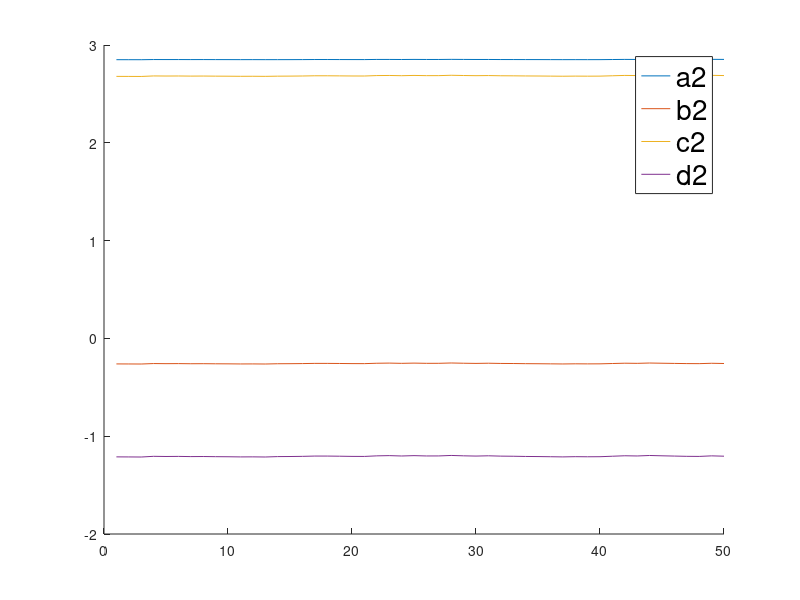
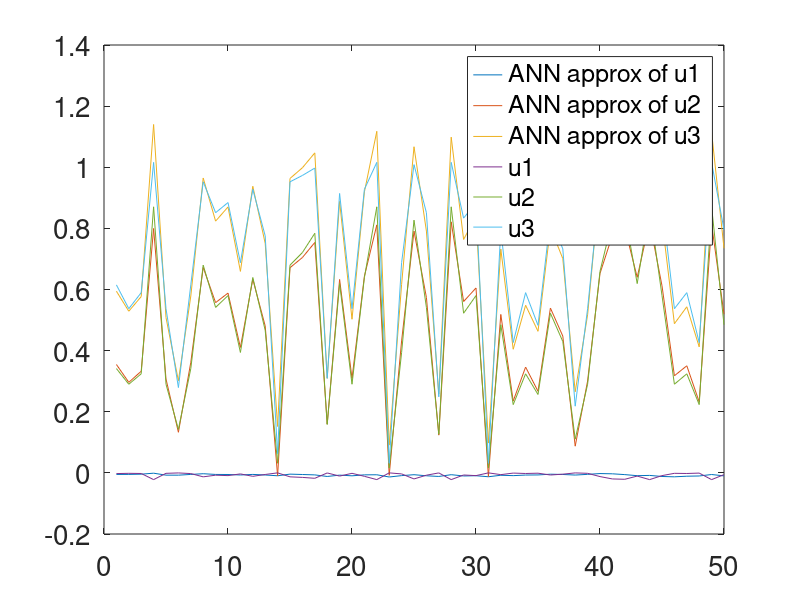
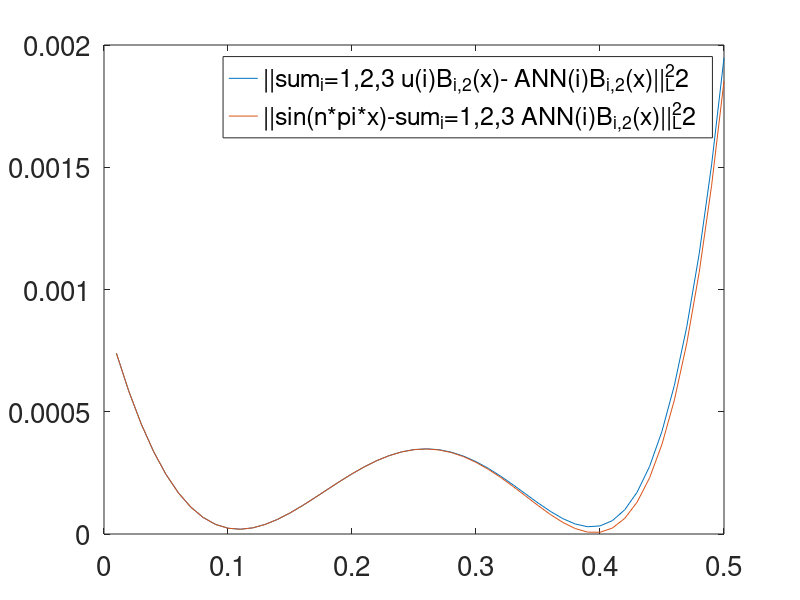
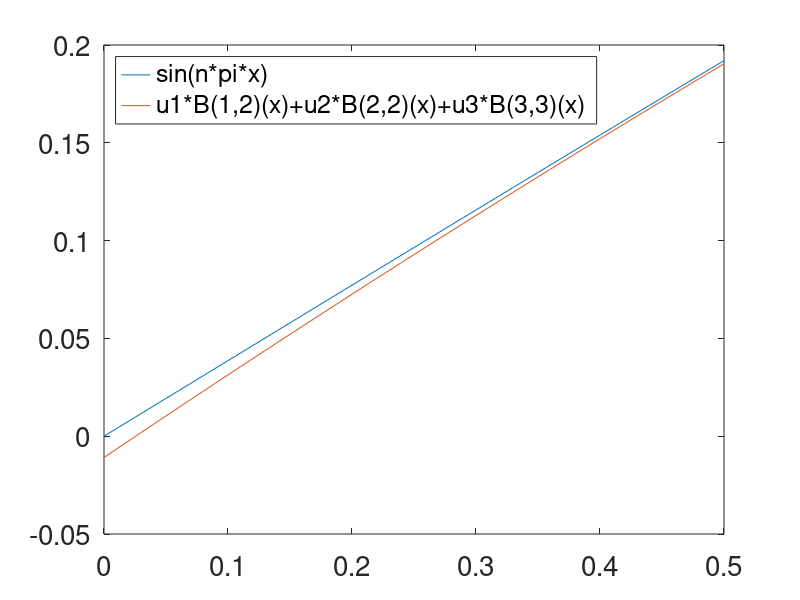

Reproduce these figures in MATLAB, in order.
function NNtrain2()
%%%%%%%%%%%%%%%%%%%%%%%%%%%%%%%%%%%%%%%%%%%%%%%%%%%%%%%%%%%%%%%%%%%%%%%%%
%Preparation of dataset

%collection of dataset
A = [1/5 1/10 1/30; 1/10 2/15 1/10;  1/30 1/10 1/5];
i=1;
for n=0.01:0.01:0.5
rhs= [  (pi*pi*n*n+2*cos(pi*n)-2)/(pi*pi*pi*n*n*n);
(-2*pi*n*sin(pi*n)-4*cos(pi*n)+4)/(pi*pi*pi*n*n*n); 
((2-pi*pi*n*n)*cos(pi*n)+2*pi*n*sin(pi*n)-2)/(pi*pi*pi*n*n*n) ];
A;
rhs;
u=A\rhs;
dataset_in(i)=n; 
dataset_u1(i)=u(1); 
dataset_u2(i)=u(2); 
dataset_u3(i)=u(3); 
i=i+1;
end
ndataset=i-1;

%%%%%%%%%%%%%%%%%%%%%%%%%%%%%%%%%%%%%%%%%%%%%%%%%%%%%%%%%%%%%%%%%%%%%%%%%
%training
a1 = 0.95; b1 = 0.89; c1 = 0.06; d1 = -0.05;
a2 = 2.85; b2 = -0.26; c2 = 2.68; d2 = -1.21;
a3 = 3.26; b3 = -0.29; c3 = 2.92; d3 = -1.15;

eta1=0.1;
eta2=0.1;
eta3=0.1;

r = 0 + (1-0).*rand(ndataset,1);
r=r.*ndataset;

for j=1:ndataset
  i=floor(r(j));
  if(i==0)
    i=1;
  end

%%%%%%%%%%%%%%%%%%%%%%%%%%%%
  %1
  a1_=a1; b1_=b1; c1_=c1; d1_=d1;
  %evaluation of the first NN modeling a1
  eval1 = c1*1.0/(1.0+exp(-(a1*dataset_in(i)+b1)))+d1;
  error1 = 0.5*(eval1-dataset_u1(i))^2;
  %a1=a1-eta*derivative of error with respect to a
  %d error/da = d/da [[1/2*(c sigma (ax+b)+d-y(x))^2]=cxe^(-ax-b)(eval1-y(x))/(e^{-ax-b)+1)^2
  derrorda = c1*dataset_in(i)*exp(-a1*dataset_in(i)-b1)*(eval1-dataset_u1(i))/(exp(-a1*dataset_in(i)-b1)+1)^2;
  a1=a1-eta1*  derrorda;
  %b1=b1-eta*derivative of error with respect to b
  %d error/db = d/db [1/2*(c sigma (ax+b)+d-y(x))^2]=ce^(-ax-b)(eval1-y(x))/(e^{-ax-b)+1)^2
  derrordb = c1*exp(-a1_*dataset_in(i)-b1)*(eval1-dataset_u1(i))/(exp(-a1_*dataset_in(i)-b1)+1)^2;
  b1=b1-eta1*  derrordb;
  %c1=c1-eta*derivative of error with respect to c
  %d error/dc = d/dc [1/2*(c sigma (ax+b)+d-y(x))^2]=(eval1-y(x))/(e^{-ax-b)+1)
  derrordc = (eval1-dataset_u1(i))/(exp(-a1*dataset_in(i)-b1)+1);
  c1=c1-eta1*  derrordc;
  %d1=d1-eta*derivative of error with respect to d
  %d error/dd = d/dd [1/2*(c sigma (ax+b)+d-y(x))^2]=eval1-y
  derrordd = (eval1-dataset_u1(i));
  d1=d1-eta1*  derrordd;
%%%%%%%%%%%%%%%%%%%%%%%%%%%%
  %2
  a2_=a1; b2_=b2; c2_=c2; d2_=d2;
  %evaluation of the first NN modeling a2  
  eval2 = c2*1.0/(1.0+exp(-(a2*dataset_in(i)+b2)))+d2;
  error2 = 0.5*(eval2-dataset_u2(i))^2;
  %a2=a2-eta*derivative of error with respect to a
  %d error/da = d/da [[1/2*(c sigma (ax+b)+d-y(x))^2]=cxe^(-ax-b)(eval2-y(x))/(e^{-ax-b)+1)^2
  derrorda = c2*dataset_in(i)*exp(-a2*dataset_in(i)-b2)*(eval2-dataset_u2(i))/(exp(-a2*dataset_in(i)-b2)+1)^2;
  a2=a2-eta2*  derrorda;
  %b2=b2-eta*derivative of error with respect to b
  %d error/db = d/db [1/2*(c sigma (ax+b)+d-y(x))^2]=ce^(-ax-b)(eval2-y(x))/(e^{-ax-b)+1)^2
  derrordb = c2*exp(-a2_*dataset_in(i)-b2)*(eval2-dataset_u2(i))/(exp(-a2_*dataset_in(i)-b2)+1)^2;
  b2=b2-eta2*  derrordb;
  %c2=c2-eta*derivative of error with respect to c
  %d error/dc = d/dc [1/2*(c sigma (ax+b)+d-y(x))^2]=(eval2-y(x))/(e^{-ax-b)+1)
  derrordc = (eval2-dataset_u2(i))/(exp(-a2*dataset_in(i)-b2)+1);
  c2=c2-eta2*  derrordc;
  %d2=d2-eta*derivative of error with respect to d
  %d error/dd = d/dd [1/2*(c sigma (ax+b)+d-y(x))^2]=
  derrordd = (eval2-dataset_u2(i));
  d2=d2-eta2*  derrordd;
%%%%%%%%%%%%%%%%%%%%%%%%%%%%%  
  %3
  a3_=a1; b3_=b2; c3_=c2; d3_=d2;
  %evaluation of the first NN modeling a3 
  eval3 = c3*1.0/(1.0+exp(-(a3*dataset_in(i)+b3)))+d3;
  error3 = 0.5*(eval3-dataset_u3(i))^2;
  %a3=a3-eta*derivative of error with respect to a
  %d error/da = d/da [[1/2*(c sigma (ax+b)+d-y(x))^2]=cxe^(-ax-b)(eval3-y(x))/(e^{-ax-b)+1)^2
  derrorda = c3*dataset_in(i)*exp(-a3*dataset_in(i)-b3)*(eval3-dataset_u3(i))/(exp(-a3*dataset_in(i)-b3)+1)^2;
  a3=a3-eta3*  derrorda;
  %b3=b3-eta*derivative of error with respect to b
  %d error/db = d/db [1/2*(c sigma (ax+b)+d-y(x))^2]=ce^(-ax-b)(eval3-y(x))/(e^{-ax-b)+1)^2
  derrordb = c3*exp(-a3_*dataset_in(i)-b3)*(eval3-dataset_u3(i))/(exp(-a3_*dataset_in(i)-b3)+1)^2;
  b3=b3-eta3*  derrordb;
  %c3=c3-eta*derivative of error with respect to c
  %d error/dc = d/dc [1/2*(c sigma (ax+b)+d-y(x))^2]=(eval3-y(x))/(e^{-ax-b)+1)
  derrordc = (eval3-dataset_u3(i))/(exp(-a3*dataset_in(i)-b3)+1);
  c3=c3-eta3*  derrordc;
  %d3=d3-eta*derivative of error with respect to d
  %d error/dd = d/dd [1/2*(c sigma (ax+b)+d-y(x))^2]=eval3-y
  derrordd = (eval3-dataset_u3(i));
  d3=d3-eta3*  derrordd;
%%%%%%%%%%%%%%%%%%%%%%%%%%%%%%
%store for making plots later
  y1a(j)=a1;
  y1b(j)=b1;
  y1c(j)=c1;
  y1d(j)=d1;
  y2a(j)=a2;
  y2b(j)=b2;
  y2c(j)=c2;
  y2d(j)=d2;
  y3a(j)=a3;
  y3b(j)=b3;
  y3c(j)=c3;
  y3d(j)=d3;
  yeval1(j)=eval1;
  yeval2(j)=eval2;
  yeval3(j)=eval3;
  yu1(j)=dataset_u1(i);
  yu2(j)=dataset_u2(i);
  yu3(j)=dataset_u3(i);
  ye1(j)=error1;
  ye2(j)=error2;
  ye3(j)=error3;
%
end
%%%%%%%%%%%%%%%%%%%%%%%%%%%%%%%%%%%%%%%%%%%%%%%%%%%%%%%%%%%%%%%%%%%%%%%%%
% plot convergence
x=1:1:ndataset;
hold on

%loglog(x,ye1,x,ye2,x,ye3);
%h=legend('error1','error2','error3');

plot(x,y2a,x,y2b,x,y2c,x,y2d);
h=legend('a2','b2','c2','d2');
set(h,'FontSize',20);

figure

plot(x,yeval1,x,yeval2,x,yeval3,x,yu1,x,yu2,x,yu3);
h=legend('ANN approx of u1','ANN approx of u2','ANN approx of u3','u1','u2','u3');
set(h,'FontSize',20);
set(h,'Location','northeast');
set(gca,'FontSize',20);
%a2
%b2
%c2
%d2


%%%%%%%%%%%%%%%%%%%%%%%%%%%%%%%%%%%%%%%%%%%%%%%%%%%%%%%%%%%%%%%%%%%%%%%%%
%plot error 
%z(x)=sum_{i=1,2,3}ANN(i)*B_{i,2}
%z(x)=ANN1(n)*(1-x)^2 +ANN2(n)*2*x*(1-x)+ANN3(n)*x^2

figure

i=1;
for n=0.01:0.01:0.5
  %evaluated by ANN
  ANN1 = c1*1.0/(1.0+exp(-(a1*n+b1)))+d1;
  ANN2 = c2*1.0/(1.0+exp(-(a2*n+b2)))+d2;
  ANN3 = c3*1.0/(1.0+exp(-(a3*n+b3)))+d3;
%solved by projection  
rhs= [  (pi*pi*n*n+2*cos(pi*n)-2)/(pi*pi*pi*n*n*n);
(-2*pi*n*sin(pi*n)-4*cos(pi*n)+4)/(pi*pi*pi*n*n*n); 
((2-pi*pi*n*n)*cos(pi*n)+2*pi*n*sin(pi*n)-2)/(pi*pi*pi*n*n*n) ];
u=A\rhs;
  %compute error between projection and ANN
  error1(i)=0.0;
  error2(i)=0.0;
  h=0.01;
  for x=0.0:h:1.0
    z=ANN1*(1-x)^2+ANN2*2*x*(1-x)+ANN3*x^2;
    us=u(1)*(1-x)^2+u(2)*2*x*(1-x)+u(3)*x^2;
    s=sin(n*pi*x);
    error1(i)=error1(i)+(z-s)^2*h;
    error2(i)=error2(i)+(z-us)^2*h;
%    error1(i)=error1(i)+(us-s)^2*h;
  end
  i=i+1;
end
n=0.01:0.01:0.5;
%plot(n,error1);
%h=legend('||sum_i=1,2,3 u(i)B_{i,2}(x)- sin(n*pi*x)');
plot(n,error1,n,error2);
h=legend('||sum_i=1,2,3 u(i)B_{i,2}(x)- ANN(i)B_{i,2}(x)||^2_L2','||sin(n*pi*x)-sum_i=1,2,3 ANN(i)B_{i,2}(x)||^2_L2');
set(h,'FontSize',20);
set(h,'Location','northeast');
set(gca,'FontSize',20);


%%%%%%%%%%%%%%%%%%%%%%%%%%%%%%%%%%%%%%%%%%%%%%%%%%%%%%%%%%%%%%%%%%%%%%%%%
% test single sin(n*pi*x)

figure
%test n
n=0.123;
%evaluation of ANN
eval1 = c1*1.0/(1.0+exp(-(a1*n+b1)))+d1;
eval2 = c2*1.0/(1.0+exp(-(a2*n+b2)))+d2;
eval3 = c3*1.0/(1.0+exp(-(a3*n+b3)))+d3;
%computing B-spline values
x=0:0.01:0.5;
y=sin(n*pi.*x);
z=eval1*(1-x).^2+eval2*2*x.*(1-x)+eval3*x.^2;
plot(x,y,x,z);
h=legend('sin(n*pi*x)','u1*B(1,2)(x)+u2*B(2,2)(x)+u3*B(3,3)(x)');
set(h,'FontSize',20);
set(h,'Location','northwest');
set(gca,'FontSize',20);
end

function y=sigma(x)
  y=1.0/(1.0+exp(-x));
  return
end